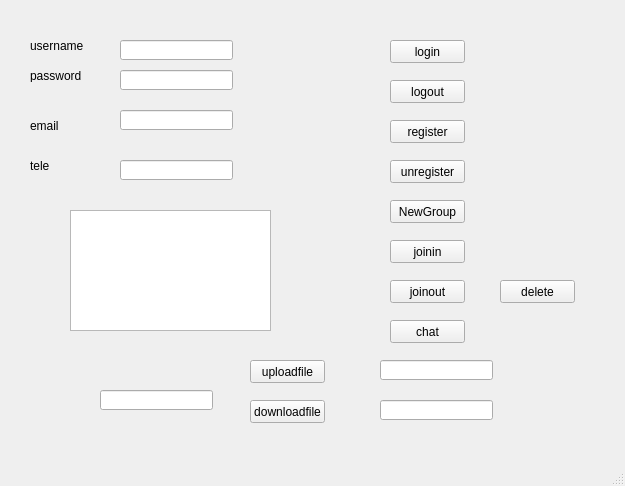
<?xml version="1.0" encoding="UTF-8"?>
<ui version="4.0">
 <class>MainWindow</class>
 <widget class="QMainWindow" name="MainWindow">
  <property name="geometry">
   <rect>
    <x>0</x>
    <y>0</y>
    <width>625</width>
    <height>486</height>
   </rect>
  </property>
  <property name="windowTitle">
   <string>MainWindow</string>
  </property>
  <widget class="QWidget" name="centralwidget">
   <widget class="QPushButton" name="pushButton">
    <property name="geometry">
     <rect>
      <x>390</x>
      <y>40</y>
      <width>75</width>
      <height>23</height>
     </rect>
    </property>
    <property name="text">
     <string>login</string>
    </property>
   </widget>
   <widget class="QPushButton" name="pushButton_2">
    <property name="geometry">
     <rect>
      <x>390</x>
      <y>80</y>
      <width>75</width>
      <height>23</height>
     </rect>
    </property>
    <property name="text">
     <string>logout</string>
    </property>
   </widget>
   <widget class="QPushButton" name="pushButton_3">
    <property name="geometry">
     <rect>
      <x>390</x>
      <y>120</y>
      <width>75</width>
      <height>23</height>
     </rect>
    </property>
    <property name="text">
     <string>register</string>
    </property>
   </widget>
   <widget class="QPushButton" name="pushButton_4">
    <property name="geometry">
     <rect>
      <x>390</x>
      <y>160</y>
      <width>75</width>
      <height>23</height>
     </rect>
    </property>
    <property name="text">
     <string>unregister</string>
    </property>
   </widget>
   <widget class="QLineEdit" name="lineEdit">
    <property name="geometry">
     <rect>
      <x>120</x>
      <y>40</y>
      <width>113</width>
      <height>20</height>
     </rect>
    </property>
   </widget>
   <widget class="QLineEdit" name="lineEdit_2">
    <property name="geometry">
     <rect>
      <x>120</x>
      <y>70</y>
      <width>113</width>
      <height>20</height>
     </rect>
    </property>
   </widget>
   <widget class="QLineEdit" name="lineEdit_3">
    <property name="geometry">
     <rect>
      <x>120</x>
      <y>110</y>
      <width>113</width>
      <height>20</height>
     </rect>
    </property>
   </widget>
   <widget class="QLineEdit" name="lineEdit_4">
    <property name="geometry">
     <rect>
      <x>120</x>
      <y>160</y>
      <width>113</width>
      <height>20</height>
     </rect>
    </property>
   </widget>
   <widget class="QLabel" name="label">
    <property name="geometry">
     <rect>
      <x>30</x>
      <y>160</y>
      <width>54</width>
      <height>12</height>
     </rect>
    </property>
    <property name="text">
     <string>tele</string>
    </property>
   </widget>
   <widget class="QLabel" name="label_2">
    <property name="geometry">
     <rect>
      <x>30</x>
      <y>120</y>
      <width>54</width>
      <height>12</height>
     </rect>
    </property>
    <property name="text">
     <string>email</string>
    </property>
   </widget>
   <widget class="QLabel" name="label_3">
    <property name="geometry">
     <rect>
      <x>30</x>
      <y>40</y>
      <width>54</width>
      <height>12</height>
     </rect>
    </property>
    <property name="text">
     <string>username</string>
    </property>
   </widget>
   <widget class="QLabel" name="label_4">
    <property name="geometry">
     <rect>
      <x>30</x>
      <y>70</y>
      <width>54</width>
      <height>12</height>
     </rect>
    </property>
    <property name="text">
     <string>password</string>
    </property>
   </widget>
   <widget class="QTextBrowser" name="textBrowser">
    <property name="geometry">
     <rect>
      <x>70</x>
      <y>210</y>
      <width>201</width>
      <height>121</height>
     </rect>
    </property>
   </widget>
   <widget class="QPushButton" name="pushButton_5">
    <property name="geometry">
     <rect>
      <x>390</x>
      <y>200</y>
      <width>75</width>
      <height>23</height>
     </rect>
    </property>
    <property name="text">
     <string>NewGroup</string>
    </property>
   </widget>
   <widget class="QPushButton" name="pushButton_6">
    <property name="geometry">
     <rect>
      <x>390</x>
      <y>240</y>
      <width>75</width>
      <height>23</height>
     </rect>
    </property>
    <property name="text">
     <string>joinin</string>
    </property>
   </widget>
   <widget class="QPushButton" name="pushButton_7">
    <property name="geometry">
     <rect>
      <x>390</x>
      <y>280</y>
      <width>75</width>
      <height>23</height>
     </rect>
    </property>
    <property name="text">
     <string>joinout</string>
    </property>
   </widget>
   <widget class="QLineEdit" name="lineEdit_5">
    <property name="geometry">
     <rect>
      <x>380</x>
      <y>360</y>
      <width>113</width>
      <height>20</height>
     </rect>
    </property>
   </widget>
   <widget class="QPushButton" name="pushButton_8">
    <property name="geometry">
     <rect>
      <x>390</x>
      <y>320</y>
      <width>75</width>
      <height>23</height>
     </rect>
    </property>
    <property name="text">
     <string>chat</string>
    </property>
   </widget>
   <widget class="QLineEdit" name="lineEdit_6">
    <property name="geometry">
     <rect>
      <x>380</x>
      <y>400</y>
      <width>113</width>
      <height>20</height>
     </rect>
    </property>
   </widget>
   <widget class="QPushButton" name="pushButton_9">
    <property name="geometry">
     <rect>
      <x>250</x>
      <y>360</y>
      <width>75</width>
      <height>23</height>
     </rect>
    </property>
    <property name="text">
     <string>uploadfile</string>
    </property>
   </widget>
   <widget class="QLineEdit" name="lineEdit_7">
    <property name="geometry">
     <rect>
      <x>100</x>
      <y>390</y>
      <width>113</width>
      <height>20</height>
     </rect>
    </property>
   </widget>
   <widget class="QPushButton" name="pushButton_10">
    <property name="geometry">
     <rect>
      <x>250</x>
      <y>400</y>
      <width>75</width>
      <height>23</height>
     </rect>
    </property>
    <property name="text">
     <string>downloadfile</string>
    </property>
   </widget>
   <widget class="QPushButton" name="pushButton_11">
    <property name="geometry">
     <rect>
      <x>500</x>
      <y>280</y>
      <width>75</width>
      <height>23</height>
     </rect>
    </property>
    <property name="text">
     <string>delete</string>
    </property>
   </widget>
  </widget>
  <widget class="QMenuBar" name="menubar">
   <property name="geometry">
    <rect>
     <x>0</x>
     <y>0</y>
     <width>625</width>
     <height>23</height>
    </rect>
   </property>
  </widget>
  <widget class="QStatusBar" name="statusbar"/>
 </widget>
 <resources/>
 <connections/>
</ui>
